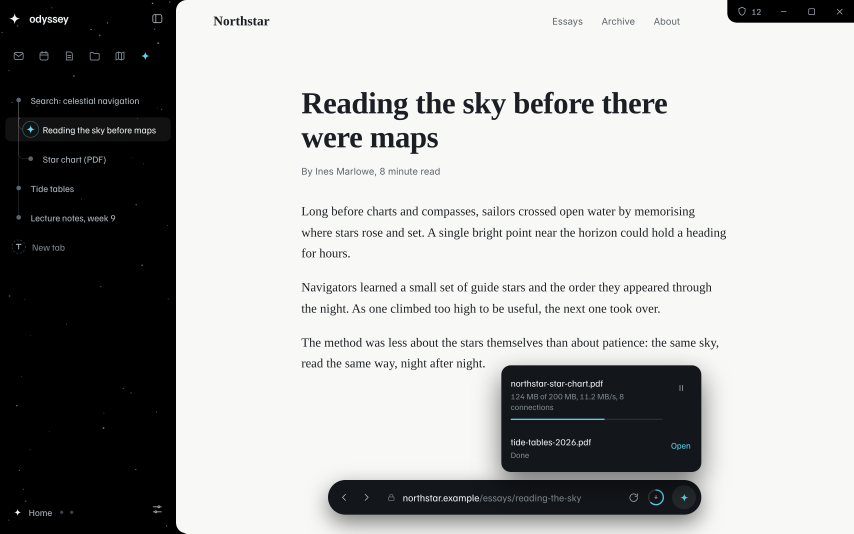
#> input picture design/png/Browsing.png, 2560 x 1600 px (shown at 1/3 size)
$ python -i compare_png.py   (imports and definitions only)
#> lines starting #> are read from the running program, lines starting #| are printed output that depends on the picture; after the words box and inside, x2 and y2 are one past the last pixel; in counts of white or black regions, pixels touching at a corner belong together
"""Compare two screenshots and report how different they are.

Usage:
  python tools/compare_png.py EXPECTED.png ACTUAL.png [--out diff.png]
                              [--region x,y,w,h] [--threshold 5.0]

How the score works (tuned on the design boards, 19 Nov 2026):
- Both images are scaled to the 1280x800 design size and smoothed slightly, so
  anti-aliasing and font-rendering differences between Windows and Linux don't count.
- A pixel is "wrong" when a colour channel still differs by more than 48 (of 255).
- The score is wrong pixels as a percentage of the *drawn* pixels (everything that
  isn't the board's plain background), so mostly-dark screens are judged fairly.
- Calibration: identical = 0, slight blur = 0, 1 px shift = ~1, 2 px shift = ~8,
  a different board = 22 or more. Default pass limit: 5.
- --region x,y,w,h (in 1280x800 coordinates) compares only that part.
- Exit code 0 on pass, 1 on fail.

The diff image shows the expected screen dimmed, with wrong pixels in red.
A good score does not prove the screen is right: also look at it.
Needs: pip install pillow
"""
import argparse
import sys

from PIL import Image, ImageChops, ImageFilter

DESIGN_W, DESIGN_H = 1280, 800
BLUR = 1.5
TOLERANCE = 48
INK = 24


def _maxch(img):
    r, g, b = img.split()
    return ImageChops.lighter(ImageChops.lighter(r, g), b)


def _ink(img):
    """Pixels that differ from the image's most common colour (its background)."""
    small = img.resize((img.size[0] // 4 or 1, img.size[1] // 4 or 1))
    bg = max(small.getcolors(1 << 24), key=lambda c: c[0])[1]
    return _maxch(ImageChops.difference(img, Image.new("RGB", img.size, bg))).point(
        lambda v: 255 if v > INK else 0)


def _prep(path):
    img = Image.open(path).convert("RGB")
    if img.size != (DESIGN_W, DESIGN_H):
        img = img.resize((DESIGN_W, DESIGN_H), Image.LANCZOS)
    return img


def compare(expected_path, actual_path, region=None, diff_out=None):
    """Return (score, raw_percent). score: % of drawn pixels that are wrong."""
    exp, act = _prep(expected_path), _prep(actual_path)
    if region:
        x, y, w, h = (int(float(v)) for v in str(region).split(","))
        box = (x, y, x + w, y + h)
        exp, act = exp.crop(box), act.crop(box)
    e_s, a_s = exp.filter(ImageFilter.GaussianBlur(BLUR)), act.filter(ImageFilter.GaussianBlur(BLUR))
    wrong = _maxch(ImageChops.difference(e_s, a_s)).point(lambda v: 255 if v > TOLERANCE else 0)
    drawn = ImageChops.lighter(_ink(e_s), _ink(a_s))
    n_wrong = wrong.histogram()[255]
    n_drawn = drawn.histogram()[255]
    total = exp.size[0] * exp.size[1]
    score = n_wrong / max(n_drawn, 1) * 100
    raw = n_wrong / total * 100
    if diff_out:
        base = Image.blend(exp, Image.new("RGB", exp.size, (0, 0, 0)), 0.6)
        Image.composite(Image.new("RGB", exp.size, (255, 40, 40)), base, wrong).save(diff_out)
    return score, raw


def main(argv=None):
    ap = argparse.ArgumentParser(description=__doc__, formatter_class=argparse.RawDescriptionHelpFormatter)
    ap.add_argument("expected")
    ap.add_argument("actual")
    ap.add_argument("--out", help="write a diff image here")
    ap.add_argument("--region", help="x,y,w,h in 1280x800 design coordinates")
    ap.add_argument("--threshold", type=float, default=5.0, help="pass limit for the score (default 5)")
    a = ap.parse_args(argv)
    score, raw = compare(a.expected, a.actual, a.region, a.out)
    ok = score <= a.threshold
    print("%s  score %.1f (limit %.1f; %% of drawn pixels that differ), %.2f%% of all pixels%s"
          % ("PASS" if ok else "FAIL", score, a.threshold, raw, ", diff -> " + a.out if a.out else ""))
    return 0 if ok else 1


# [2 lines not run here, left out]

>>> from PIL import Image
>>> picture = Image.open('../design/png/Browsing.png')
#> picture is the input picture: PIL image 2560x1600 RGB; mean R, G, B 173.2, 173.6, 172.7
>>> result = _ink(picture)
#> in _ink, `small = img.resize((img.size[0] // 4 or 1, img.size[1] // 4 or 1))`:
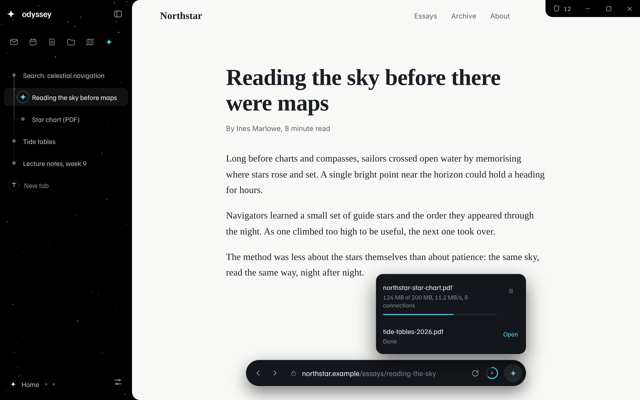
#> small: PIL image 640x400 RGB; mean R, G, B 173.2, 173.6, 172.7
#> in _ink, `bg = max(small.getcolors(1 << 24), key=lambda c: c[0])[1]`: bg = (248, 248, 246)
#> in _maxch, `r, g, b = img.split()`:
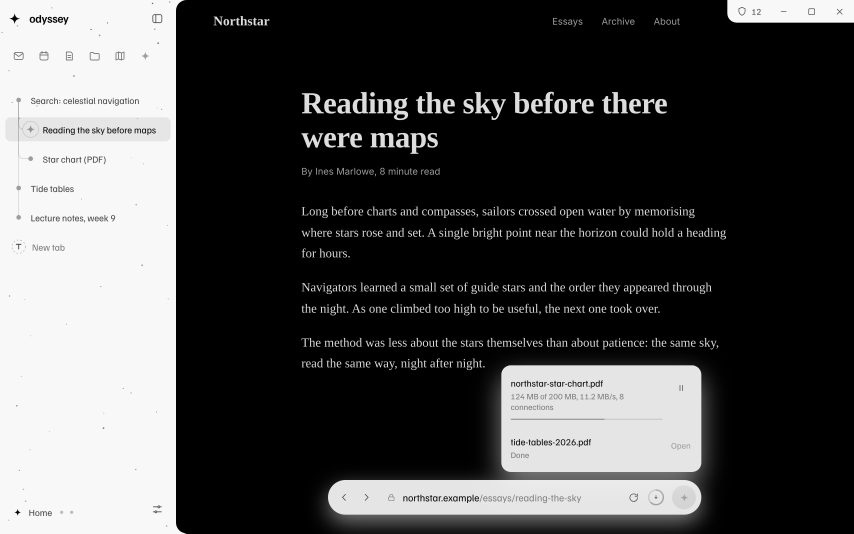
#> r: PIL image 2560x1600 L (shown at 1/3 size); min 0, max 248, mean 74.8
#> in _ink, `return _maxch(ImageChops.difference(img, Image.new("RGB", img.size, bg..`:
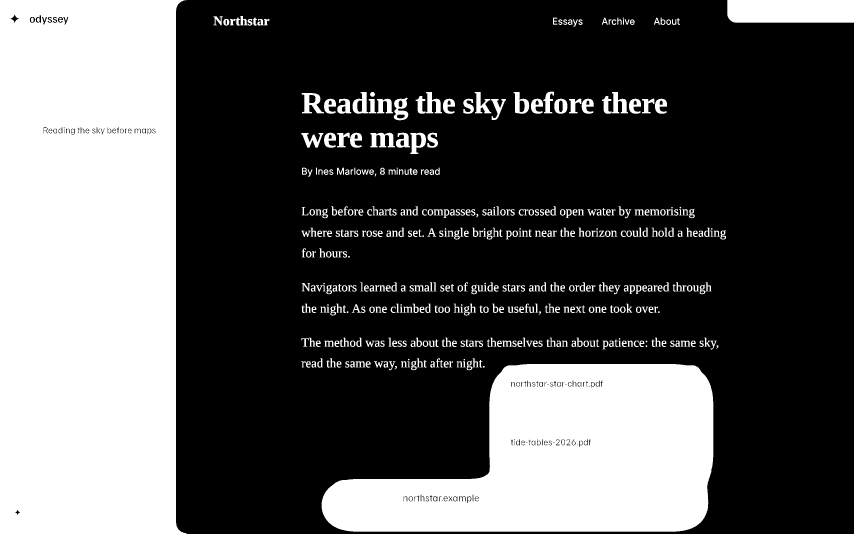
#> returned value: PIL image 2560x1600 L (shown at 1/3 size); 33.5% white; 456 white regions (18 under 20 px), largest, box (x1, y1, x2, y2) and area: (0, 0, 559, 1600) 842721, (965, 1092, 2140, 1595) 402849, (2182, 0, 2560, 68) 25547
